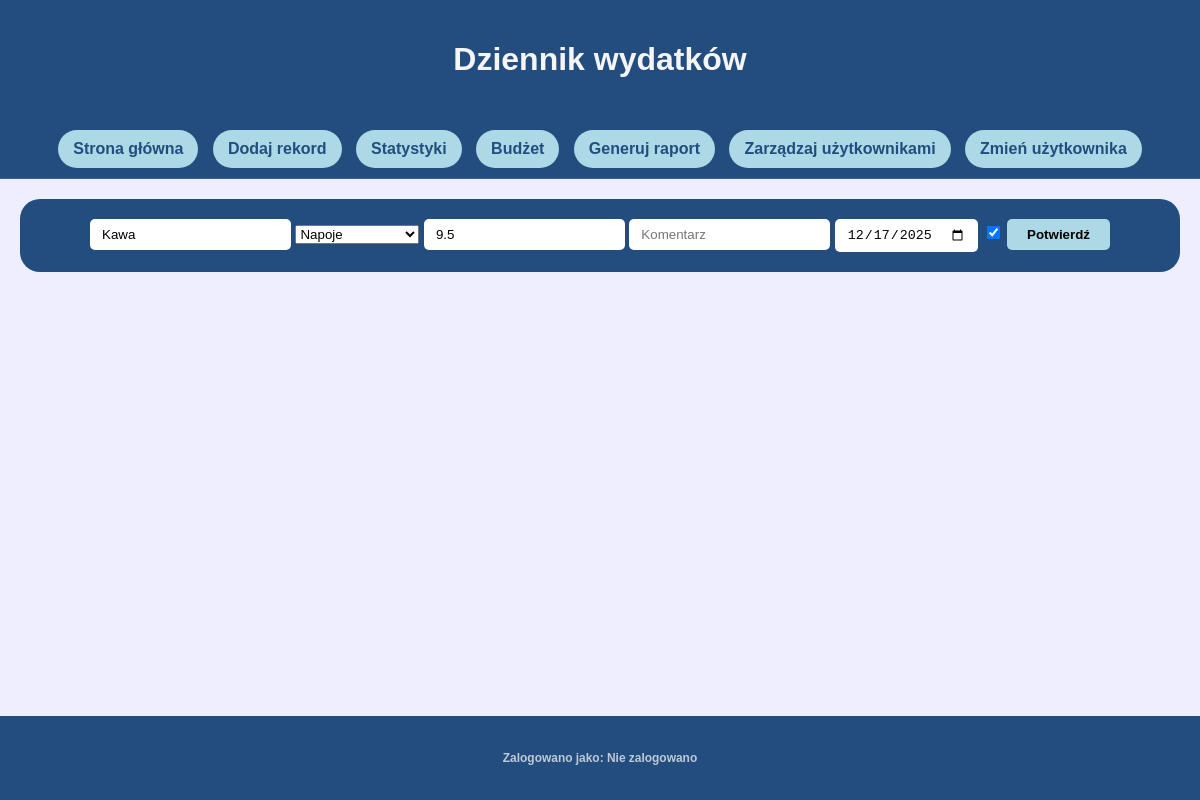
The page /edit/67 (signed in) on the database its author committed.
### tables this page shows
CREATE TABLE expenses (
    id INTEGER PRIMARY KEY AUTOINCREMENT,
    name TEXT NOT NULL,
    category INTEGER NOT NULL,    -- odwołanie do categories.id
    amount NUMERIC NOT NULL,      -- precyzyjniej do pieniędzy niż REAL
    comment TEXT,
    privExpense INTEGER NOT NULL, -- 0 lub 1
    date TEXT NOT NULL, uid INTEGER DEFAULT 1,           -- YYYY-MM-DD
    FOREIGN KEY(category) REFERENCES categories(id)
);

CREATE TABLE categories (
    id INTEGER PRIMARY KEY,       -- automatycznie UNIQUE i NOT NULL
    name TEXT NOT NULL
);

### app.py (the view, shortened to what this page needs)
@app.route('/edit/<int:id>', methods=['GET', 'POST'])
def edit(id):
    if 'uid' not in session:
        return redirect('/login')
    conn = get_db_connection()
    categories = generateCategories()
    data = conn.execute('''SELECT e.name, e.id, e.amount, e.category, e.comment, e.privExpense, e.date FROM expenses e WHERE e.id = ?''', (id,)).fetchone()
    conn.close()
    return render_template('edit.html', categories = categories, data = data, user=userName())

### app.py (called while the page is built)
def get_db_connection():
    conn = sqlite3.connect('database.db')
    conn.row_factory = sqlite3.Row
    return conn

def generateCategories():
    conn = get_db_connection()
    categories = conn.execute('''SELECT id, name FROM categories''').fetchall()
    conn.close()
    if categories:
        categories.append(categories.pop(0))
    return categories

def userName():
    if 'uid' not in session:
        return "Nie zalogowano"
    conn = get_db_connection()
    name = conn.execute('''SELECT username FROM users WHERE id = ?''', (session['uid'],)).fetchone()
    conn.close()
    if name is None:
        return "Nie zalogowano"
    return name[0]

### templates/edit.html (shortened to what this page needs)
<!DOCTYPE html>
<html lang="pl">
<head>
    <link rel="stylesheet" href="{{ url_for('static', filename='css/style.css') }}">
</head>
<body>
    <div class="wrapper">
        <header>
            <h1>Dziennik wydatków</h1>
        </header>
        <nav>
            <a href="{{ url_for('index')}}" class="navButton">Strona główna</a>
            <a href="{{ url_for('add')}}" class="navButton">Dodaj rekord</a>
            <a href="{{ url_for('stats')}}" class="navButton">Statystyki</a>
            <a href="{{ url_for('budget')}}" class="navButton">Budżet</a>
            <a href="{{ url_for('report')}}" class="navButton">Generuj raport</a>
            <a href="{{ url_for('manageUsers')}}" class="navButton">Zarządzaj użytkownikami</a>
            <a href="{{ url_for('login')}}" class="navButton">Zmień użytkownika</a>
        </nav>
        <main>
            <div class="dataInput">
                <form action="" method="POST">
                    <input type="text" name="name" placeholder="Nazwa" value="{{ data['name'] }}" required>
                    <select name="category" id="category">
                        {% for category in categories %}
                            <option value={{ category.id }} {% if category.id == data['category'] %} selected {% endif %}> {{ category.name }}</option>
                        {% endfor %}
                    </select>
                    <input type="number" name="amount" placeholder="Kwota" min="0" step="0.01" value="{{ data['amount'] }}" required>
                    <input type="text" name="comment" placeholder="Komentarz" value="{{ data['comment'] }}">
                    <input type="date" name="date" value="{{ data['date'] }}">
                    {% if data['privExpense'] %}
                        <input type="checkbox" name="privExpense" value="1" checked>
                    {% else %}
                        <input type="checkbox" name="privExpense" value="1">
                    {% endif %}
                    <input type="submit" value="Potwierdź">
                </form>
            </div>
        </main>
        <section>
        </section>
        <footer>
            <h5>Zalogowano jako: {{ user }}</h5>
        </footer>
    </div>
</body>
</html>

### static/css/style.css (style rules this page uses)
html, body { margin: 0; padding: 0; width: 100%; height: 100%; font-family: Arial, Helvetica, sans-serif; background-color: #eef; }
.wrapper { width: 100%; min-height: 100vh; display: flex; flex-direction: column; background-color: #eef; box-shadow: none; border-radius: 0; }
header { padding: 20px 0; background-color: rgb(34, 77, 126); text-align: center; color: whitesmoke; }
nav { padding: 10px 0; background-color: rgb(34, 77, 126); text-align: center; border-bottom: 1px solid rgba(255,255,255,0.1); }
.navButton { background-color: lightblue; padding: 10px 15px; margin-inline: 5px; border-radius: 20px; text-decoration: none; color: rgb(34, 77, 126); font-weight: bold; display: inline-block; }
main { flex: 1; display: flex; flex-direction: column; background-color: #eef; padding: 20px; }
.dataInput { padding: 20px; background-color: rgb(34, 77, 126); display: flex; flex-direction: row; gap: 10px; justify-content: center; align-items: center; color: white; flex-wrap: wrap; border-radius: 20px; }
.dataInput input { background-color: #fff; border: none; padding: 8px 12px; border-radius: 5px; }
.dataInput input[type=submit] { background-color: lightblue; cursor: pointer; font-weight: bold; padding: 8px 20px; }
section { padding: 40px; display: flex; flex-direction: column; justify-content: center; align-items: center; background-color: #eef; }
footer { padding: 15px 0; background-color: rgb(34, 77, 126); text-align: center; color: rgba(255,255,255,0.7); font-size: 0.9em; }

### rows shown on the page
expenses: name "Kawa", category "Napoje", amount "9.5", date "12/17/2025"

### other values the page prints
{{ user }} "Nie zalogowano"
